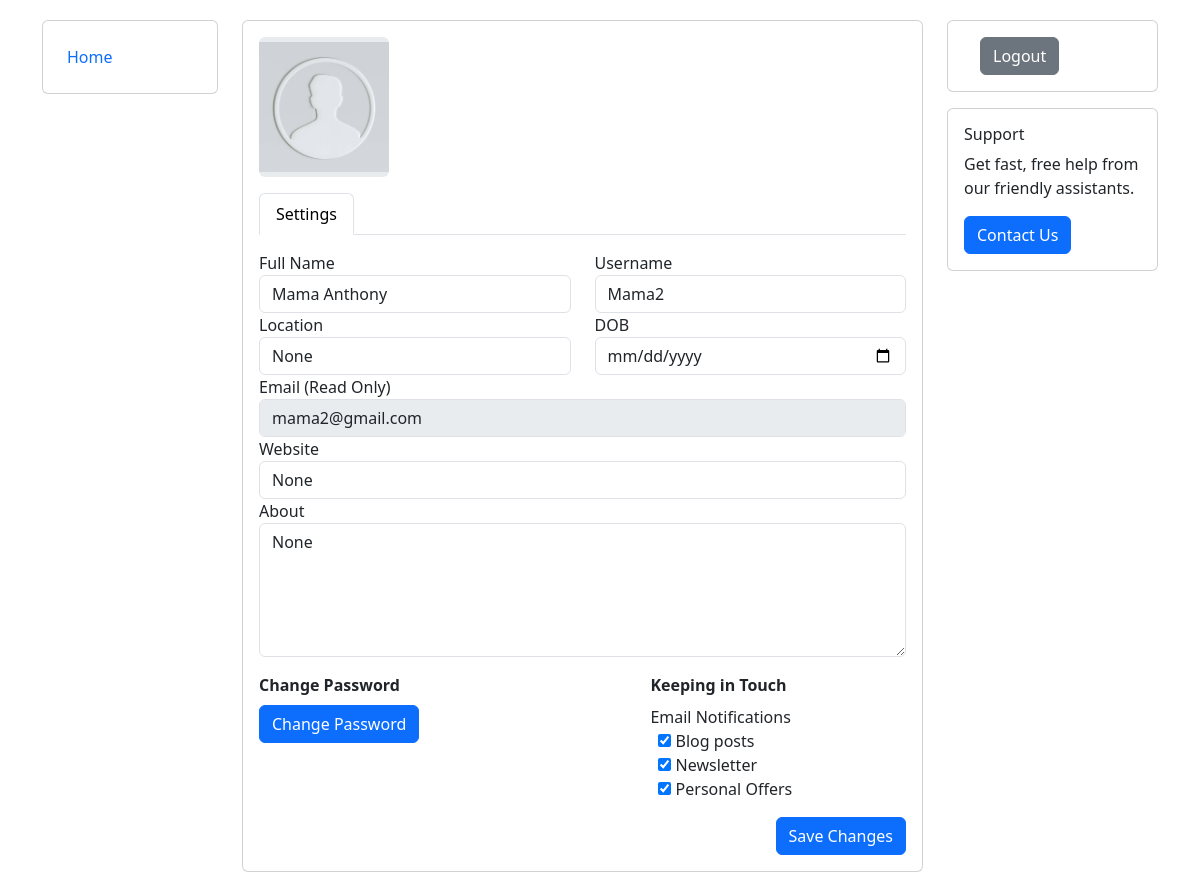
The app's page /edit_profile/ (signed in), older data.
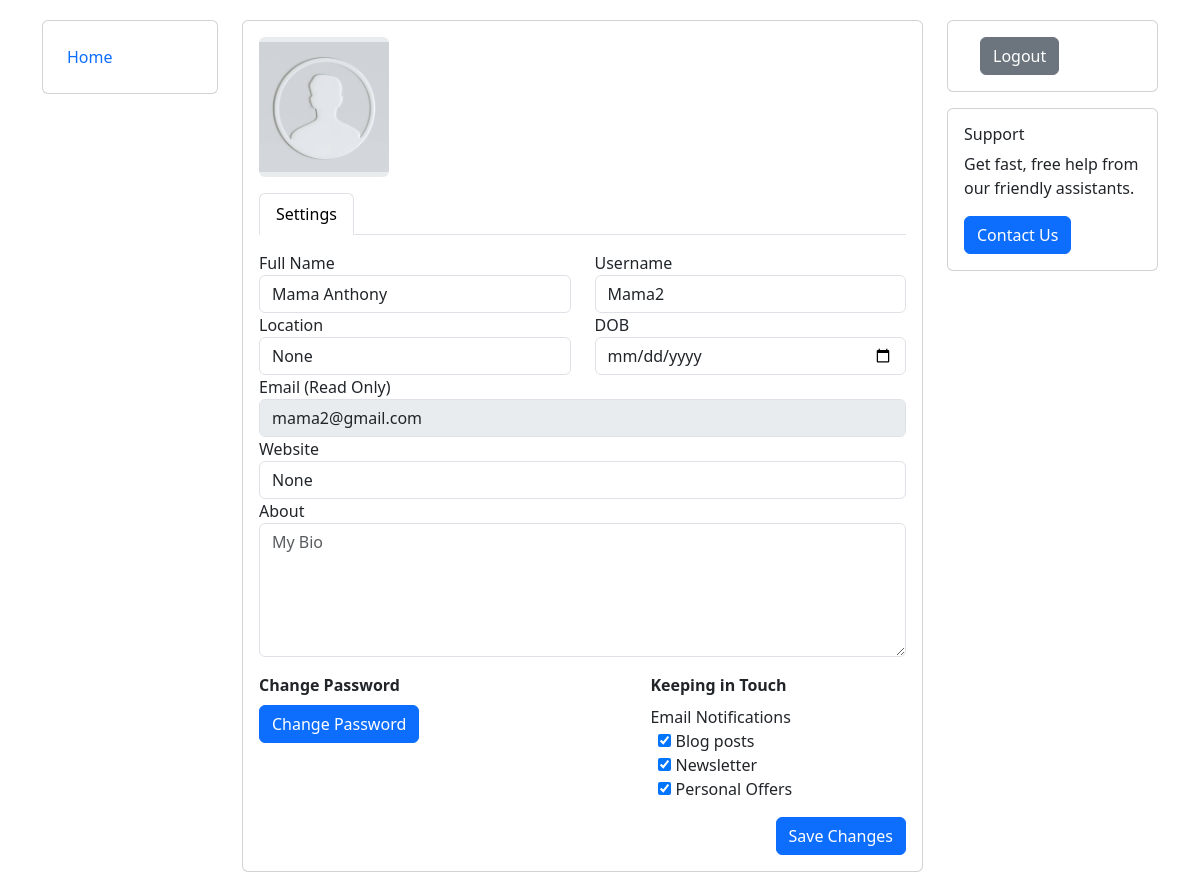
The same page, newer data.
### blog/models.py (models this page shows, shortened)
class Profile(models.Model):
    user = models.OneToOneField(User, on_delete=models.CASCADE)
    bio = models.TextField(null=True, blank=True)
    dob = models.DateField(null=True, blank=True)
    profile_img =  models.ImageField( upload_to='profile_images', default='default.jpg')
    location = models.CharField(null=True, blank=True, max_length=100)
    website = models.CharField(null=True, blank=True,max_length=100)
    about = models.TextField(null=True, blank=True)
    followers = models.ManyToManyField('self', symmetrical=False, related_name='following')
    userfol = models.ManyToManyField('self', symmetrical=False, related_name='userfollowing')

### blog/views.py (the view, shortened to what this page needs)
# urls.py: path("edit_profile/", views.edit_profile , name="edit_profile-page"),
@login_required(login_url="signin-page")
def edit_profile(request):
    user_object = User.objects.get(username=request.user)
    currently_user = Profile.objects.get(user=user_object)
    context = {"currently_user": currently_user}
    return render(request, "edit_profile.html", context)

### templates/edit_profile.html (shortened to what the changed rows need)
{% load static %}
<!DOCTYPE html>
<html lang="en">
  <head>
    <link
      href="https://cdn.jsdelivr.net/npm/bootstrap@5.3.2/dist/css/bootstrap.min.css"
      rel="stylesheet"
    />
    <link rel="stylesheet" href="{% static 'css/editprofile.css' %}" />
  </head>
  <body>
    <div class="container">
      <div class="row flex-lg-nowrap">
        <div class="col">
          <div class="row">
            <div class="col mb-3">
              <div class="card">
                <div class="card-body">
                  <div class="e-profile">
                    <div class="row">
                      <div class="col-12 col-sm-auto mb-3">
                        <div class="mx-auto" style="width: 140px">
                          <div
                            class="d-flex justify-content-center align-items-center rounded"
                            style="
                              height: 140px;
                              overflow: hidden;
                              width: 130px;
                              background-color: rgb(233, 236, 239);
                            "
                          >
                            <span
                              style="
                                color: rgb(166, 168, 170);
                                font: bold 8pt Arial;
                                overflow: hidden;
                              "
                            >
                              <img
                                style="
                                  width: 100%;
                                  object-fit: cover;
                                  object-position: center;
                                "
                                src="{{ currently_user.profile_img.url }}"
                                alt="unavailable"
                              />
                            </span>
                          </div>
                        </div>
                      </div>
                    </div>
                    <div class="tab-content pt-3">
                      <div class="tab-pane active">
                        <form action="" method="post" class="form" novalidate>
                          <div class="row">
                            <div class="col">
                              <div class="row">
                                <div class="col">
                                  <div class="form-group">
                                    <label>Full Name</label>
                                    <input
                                      class="form-control"
                                      type="text"
                                      name="name"
                                      placeholder="John Smith"
                                      value="{{currently_user.user.first_name}}"
                                    />
                                  </div>
                                </div>
                                <div class="col">
                                  <div class="form-group">
                                    <label>Username</label>
                                    <input
                                      class="form-control"
                                      type="text"
                                      name="username"
                                      placeholder="Username"
                                      value="{{currently_user.user.username}}"
                                    />
                                  </div>
                                </div>
                              </div>
                              <div class="row">
                                <div class="col">
                                  <div class="form-group">
                                    <label>Location</label>
                                    <input
                                      class="form-control"
                                      type="text"
                                      name="location"
                                      placeholder="State, Country"
                                      value="{{ currently_user.location }}"
                                    />
                                  </div>
                                </div>
                              </div>
                              <div class="row">
                                <div class="col">
                                  <div class="form-group">
                                    <label>Email (Read Only)</label>
                                    <input
                                      class="form-control"
                                      type="text"
                                      disabled
                                      value="{{currently_user.user.email}}"
                                      placeholder="user@example.com"
                                      name="email"
                                    />
                                  </div>
                                </div>
                              </div>
                              <div class="row">
                                <div class="col">
                                  <div class="form-group">
                                    <label>Website</label>
                                    <input
                                      class="form-control"
                                      type="text"
                                      value="{{currently_user.website}}"
                                      placeholder="www.xyx.com"
                                      name="Website"
                                    />
                                  </div>
                                </div>
                              </div>
                              <div class="row">
                                <div class="col mb-3">
                                  <div class="form-group">
                                    <label>About</label>
                                    <textarea
                                      class="form-control"
                                      rows="5"
                                      name="bio"
                                      placeholder="My Bio"
                                    >
{{currently_user.bio}}</textarea
                                    >
                                  </div>
                                </div>
                              </div>
                            </div>
                          </div>
                        </form>
                      </div>
                    </div>
                  </div>
                </div>
              </div>
            </div>
          </div>
        </div>
      </div>
    </div>
  </body>
</html>

Row changes from the older to the newer data that the page shows:
changed Profile "None": bio "None" → (not shown)
